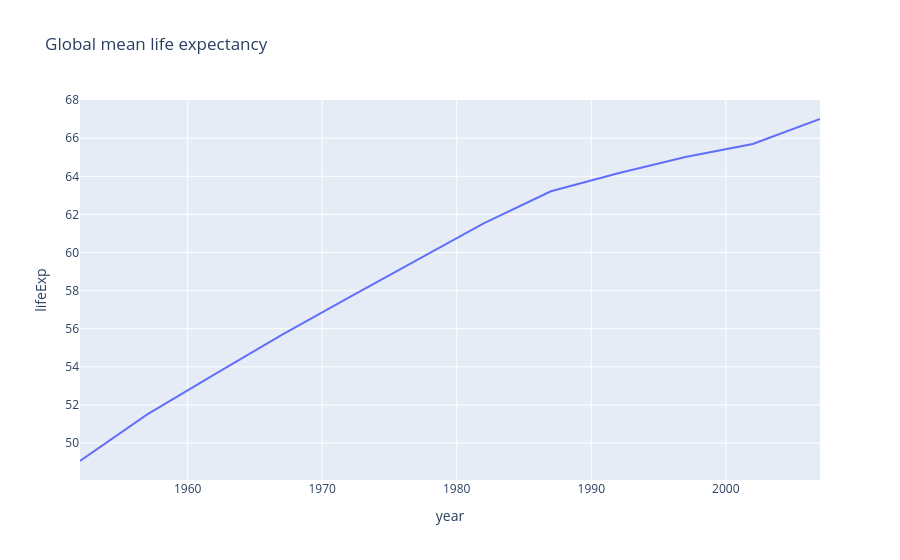

The notebook cell this image was saved under:
### Markdown cell above
EDA + insight #1 (time trend)

### Code cell
trend = df.groupby('year', as_index=False).agg(lifeExp=('lifeExp', 'mean'))
fig = px.line(trend, x='year', y='lifeExp', title='Global mean life expectancy')
fig.show()

### Figure 1 — Plotly figure (JSON) as saved in the notebook; plotly's stock layout.template omitted (floating-point values rounded to 4 significant figures)
{"data": [{"hovertemplate": "year=%{x}<br>lifeExp=%{y}<extra></extra>", "legendgroup": "", "line": {"color": "#636efa", "dash": "solid"}, "marker": {"symbol": "circle"}, "mode": "lines", "name": "", "orientation": "v", "showlegend": false, "type": "scatter", "x": [1952, 1957, 1962, 1967, 1972, 1977, 1982, 1987, 1992, 1997, 2002, 2007], "xaxis": "x", "y": [49.06, 51.51, 53.61, 55.68, 57.65, 59.57, 61.53, 63.21, 64.16, 65.01, 65.69, 67.01], "yaxis": "y"}], "layout": {"legend": {"tracegroupgap": 0}, "title": {"text": "Global mean life expectancy"}, "xaxis": {"anchor": "y", "domain": [0.0, 1.0], "title": {"text": "year"}}, "yaxis": {"anchor": "x", "domain": [0.0, 1.0], "title": {"text": "lifeExp"}}}}
